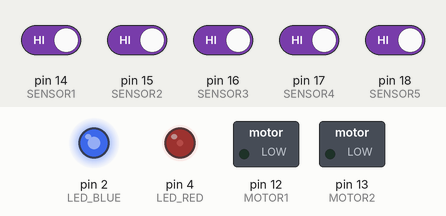
Bench run of a sketch on a simulated Arduino Uno, built with avr-gcc and run on an emulated ATmega328P. Shown: switched loads named in the sketch (green lamp = pin HIGH), output pins drawn as LEDs (lit = HIGH). The test bench sets the inputs (shaded band); at power-on: pin 14 (SENSOR1), pin 15 (SENSOR2), pin 16 (SENSOR3), pin 17 (SENSOR4), pin 18 (SENSOR5) HIGH.

Above: at 0.1 s.
Timing chart, 0 to 1.6 s (numbered marks = the images above):
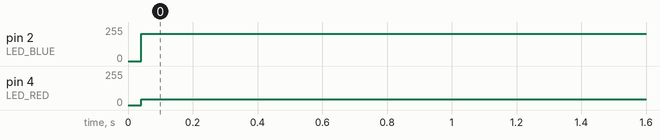

Measured:
- by itself, pin 2 (LED_BLUE): 0/255 → 206/255 at 0.04 s
- by itself, pin 4 (LED_RED): 0/255 → 45/255 at 0.04 s

The sketch:

LFR_DrivingCode.ino
```cpp
#define MOTOR1 12
#define MOTOR2 13

#define SENSOR1 14
#define SENSOR2 15
#define SENSOR3 16
#define SENSOR4 17
#define SENSOR5 18

#define LED_BLUE 2
#define LED_RED 4

#define L 30
#define M 50
#define H 90
#define ADD_L 0
#define ADD_R 10

static bool sensors[] = {SENSOR1, SENSOR2, SENSOR3, SENSOR4, SENSOR5};


void setup() {
  // put your setup code here, to run once:
  // Motor Initialisation
  pinMode(MOTOR1, OUTPUT);
  pinMode(MOTOR2, OUTPUT);

  // Sensor Initialisation
  pinMode(SENSOR1, INPUT);
  pinMode(SENSOR2, INPUT);
  pinMode(SENSOR3, INPUT);
  pinMode(SENSOR4, INPUT);
  pinMode(SENSOR5, INPUT);

  // LED Initialisation
  pinMode(LED_BLUE, OUTPUT);
  pinMode(LED_RED, OUTPUT);

  //Serial.begin(9600);
}


void loop(void) {
  // put your main code here, to run repeatedly:
  // for (int i = 0; i < 5; i++) {
  //   int data = digitalRead(sensors[i]);
  //   Serial.print(data);
  //   Serial.print("\t");
  // }

  // int data = digitalRead(sensors[3]);
  // Serial.print(data);
  // Serial.print("\t");


  // Motor Driving
//----------------------------------
  digitalWrite(LED_BLUE, HIGH);
  digitalWrite(LED_RED, LOW);

  int s1 = digitalRead(SENSOR1);
  int s2 = digitalRead(SENSOR2);
  int s3 = digitalRead(SENSOR3);
  int s4 = digitalRead(SENSOR4);
  int s5 = digitalRead(SENSOR5);

  if (!s2 && !s3) {
    // Middle and Left Inner
    analogWrite(MOTOR1, H + ADD_L);
    analogWrite(MOTOR2, M + ADD_R);
  } else if (!s3 && !s4) {
    // Middle and Right Inner
    analogWrite(MOTOR1, M + ADD_L);
    analogWrite(MOTOR2, H + + ADD_R);
  }  else if (!s1 && !s2) {
    // Far Left and Inner Left
    analogWrite(MOTOR1, M + ADD_L);
    analogWrite(MOTOR2, L + ADD_R);
  }  else if (!s4 && !s5) {
    // Far Right and Inner Right
    analogWrite(MOTOR1, L + ADD_L);
    analogWrite(MOTOR2, M + ADD_R);
  }  else if (!s1) {
    // Far Left Only
    analogWrite(MOTOR1, H + ADD_L);
    analogWrite(MOTOR2, L + ADD_R);
  }  else if (!s5) {
    // Far Right Only
    analogWrite(MOTOR1, L + ADD_L);
    analogWrite(MOTOR2, H + ADD_R);
  }   else if (!s3) {
    // Middle Sensor Only
    analogWrite(MOTOR1, H + ADD_L);
    analogWrite(MOTOR2, H + ADD_R);
  } else {
    // No Line Detected
    analogWrite(MOTOR1, H + ADD_L);
    analogWrite(MOTOR2, H + ADD_R);
  }

  digitalWrite(LED_BLUE, LOW);
  digitalWrite(LED_RED, HIGH);
}
```
